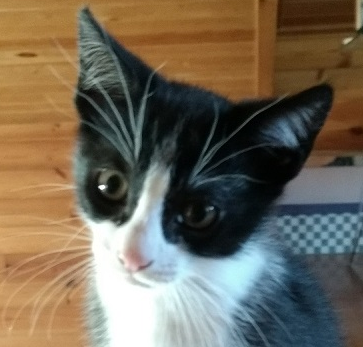
#> input picture cat-face.png, 363 x 347 px
$ jupyter execute 'Bab6. Histogram.ipynb'
#> lines starting #> are read from the running program, lines starting #| are printed output that depends on the picture
[cell 1]
# menambahkan pustaka yang dibutuhkan
import numpy as np
import cv2
from matplotlib import pyplot as plt


def show_img_with_matplotlib(color_img, title, pos):

    # konversi BGR ke RGB
    # pustaka matplotlib hanya bisa menampilkan format data gambar RGB
    # matplotlib digunakan agar bisa menampilkan banyak gambar dalam 1 jendela
    img_RGB = color_img[:, :, ::-1]

    ax = plt.subplot(3, 4, pos)
    plt.imshow(img_RGB)
    plt.title(title)
    plt.axis('off')


def show_hist_with_matplotlib_gray(hist, title, pos, color):

    ax = plt.subplot(3, 4, pos)
    plt.xlabel("bins")
    plt.ylabel("number of pixels")
    plt.xlim([0, 256])
    plt.plot(hist, color=color)


# membuat jendela untuk gambar histogram
plt.figure(figsize=(18, 14))
plt.suptitle("Grayscale histogram equalization with cv2.equalizeHist()", fontsize=16, fontweight='bold')

# Load the image and convert it to grayscale:
image = cv2.imread('cat-face.png')
#> image is the input picture: shape (347, 363, 3); mean B, G, R 87.1, 104.1, 114.1
gray_image = cv2.cvtColor(image, cv2.COLOR_BGR2GRAY)
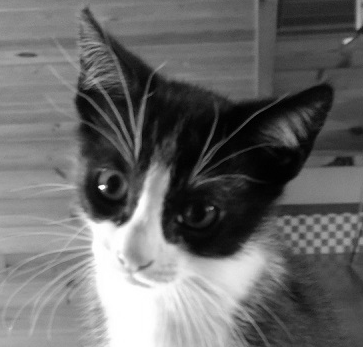
#> gray_image: shape (347, 363); min 0, max 255, mean 105.1

# menghitung histogram dengan fungsi cv2.calcHist()
# argumen pertama adalah gambar yang diproses
# argumen kedua adalah nomor index kanal histogram
# argumen ketiga adalah mask untuk histogram
# argumen keempat adalah jumlah daftar nilai pixel yang ditampilkan pada sumbu x
# argumen kelima adalah range nilai piksel pada sumbu x
hist = cv2.calcHist([gray_image], [0], None, [256], [0, 256])
#> hist = 256 values, max 2279 at index 255, min 9 at index 0, mean 492

# Equalisasi gambar dan menghitung ulang histogram gambar asli
gray_image_eq = cv2.equalizeHist(gray_image)
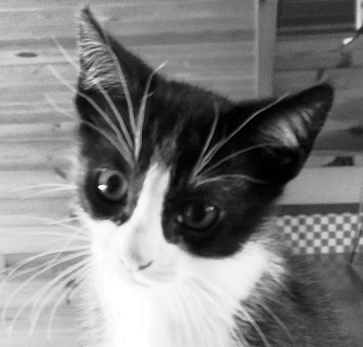
#> gray_image_eq: shape (347, 363); min 0, max 255, mean 128.1
hist_eq = cv2.calcHist([gray_image_eq], [0], None, [256], [0, 256])
#> hist_eq = 256 values, max 2279 at index 255, min 0 at index 3, mean 492


# menambahkan tiap nilai piksel pada gambar dengan nilai 35 untuk membuat jenis gambar lain yang lebih terang
M = np.ones(gray_image.shape, dtype="uint8") * 35
added_image = cv2.add(gray_image, M)
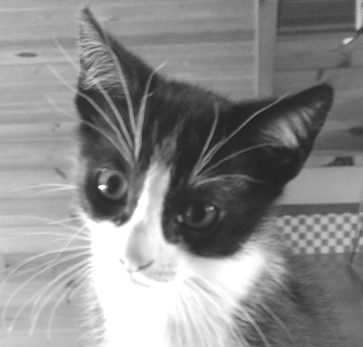
#> added_image: shape (347, 363); min 35, max 255, mean 138.6
hist_added_image = cv2.calcHist([added_image], [0], None, [256], [0, 256])
#> hist_added_image = 256 values, max 7688 at index 255, min 0 at index 0, mean 492

# Equalisasi gambar dan menghitung ulang histogram gambar yang lebih terang
added_image_eq = cv2.equalizeHist(added_image)
hist_eq_added_image = cv2.calcHist([added_image_eq], [0], None, [256], [0, 256])
#> hist_eq_added_image = 256 values, max 7688 at index 255, min 0 at index 3, mean 492

# mengurangi tiap nilai piksel pada gambar dengan nilai 35 untuk membuat jenis gambar lain yang lebih gelap
subtracted_image = cv2.subtract(gray_image, M)
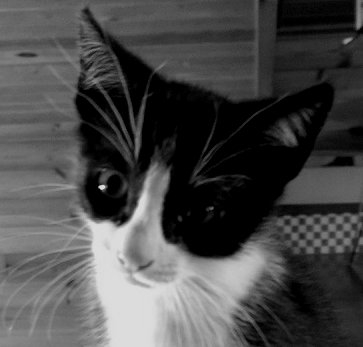
#> subtracted_image: shape (347, 363); min 0, max 220, mean 73.2
hist_subtracted_image = cv2.calcHist([subtracted_image], [0], None, [256], [0, 256])
#> hist_subtracted_image = 256 values, max 21089 at index 0, min 0 at index 221, mean 492

# Equalisasi gambar dan menghitung ulang histogram gambar yang lebih gelap
subtracted_image_eq = cv2.equalizeHist(subtracted_image)
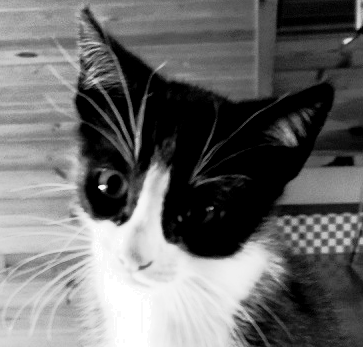
#> subtracted_image_eq: shape (347, 363); min 0, max 255, mean 106.8
hist_eq_subtracted_image = cv2.calcHist([subtracted_image_eq], [0], None, [256], [0, 256])
#> hist_eq_subtracted_image = 256 values, max 21089 at index 0, min 0 at index 2, mean 492

# memunculkan gambar dan grafik histogram (tanpa equalisasi atau perbaikan):
show_img_with_matplotlib(cv2.cvtColor(gray_image, cv2.COLOR_GRAY2BGR), "gray", 1)
show_hist_with_matplotlib_gray(hist, "grayscale histogram", 2, 'm')
show_img_with_matplotlib(cv2.cvtColor(added_image, cv2.COLOR_GRAY2BGR), "gray lighter", 5)
show_hist_with_matplotlib_gray(hist_added_image, "grayscale histogram", 6, 'm')
show_img_with_matplotlib(cv2.cvtColor(subtracted_image, cv2.COLOR_GRAY2BGR), "gray darker", 9)
show_hist_with_matplotlib_gray(hist_subtracted_image, "grayscale histogram", 10, 'm')

# memunculkan gambar dan grafik histogram (dengan equalisasi atau perbaikan):
show_img_with_matplotlib(cv2.cvtColor(gray_image_eq, cv2.COLOR_GRAY2BGR), "grayscale equalized", 3)
show_hist_with_matplotlib_gray(hist_eq, "grayscale equalized histogram", 4, 'm')
show_img_with_matplotlib(cv2.cvtColor(added_image_eq, cv2.COLOR_GRAY2BGR), "gray lighter equalized", 7)
show_hist_with_matplotlib_gray(hist_eq_added_image, "grayscale equalized histogram", 8, 'm')
show_img_with_matplotlib(cv2.cvtColor(subtracted_image_eq, cv2.COLOR_GRAY2BGR), "gray darker equalized", 11)
show_hist_with_matplotlib_gray(hist_eq_subtracted_image, "grayscale equalized histogram", 12, 'm')

# menunjukan jendela hasil
plt.show()
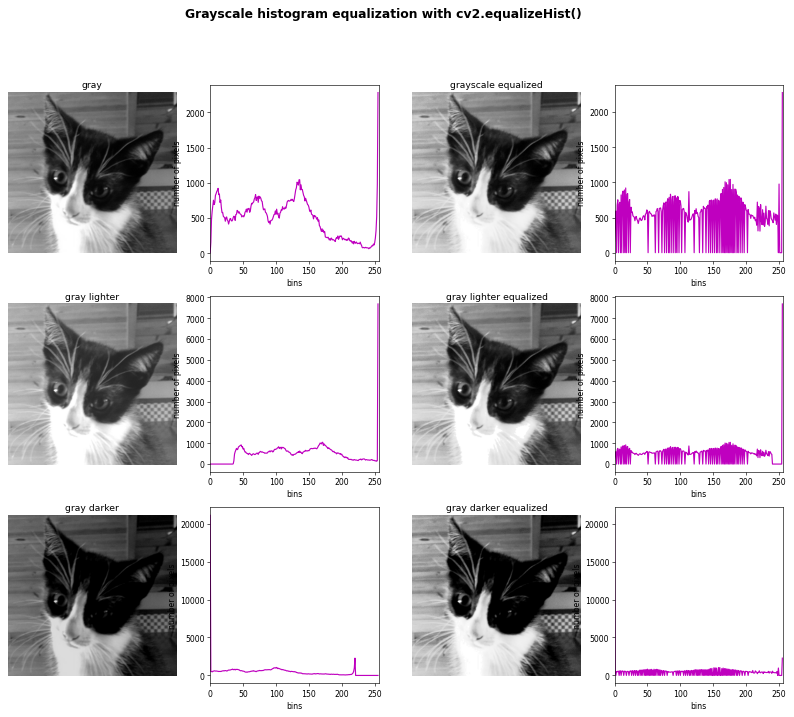
#> figure drawn by matplotlib, 12 panels; panel 2: curve peaks at x = 255, y = 2279; panel 4: curve peaks at x = 255, y = 7688; panel 6: curve peaks at x = 0, y = 21089; panel 8: curve peaks at x = 255, y = 2279
